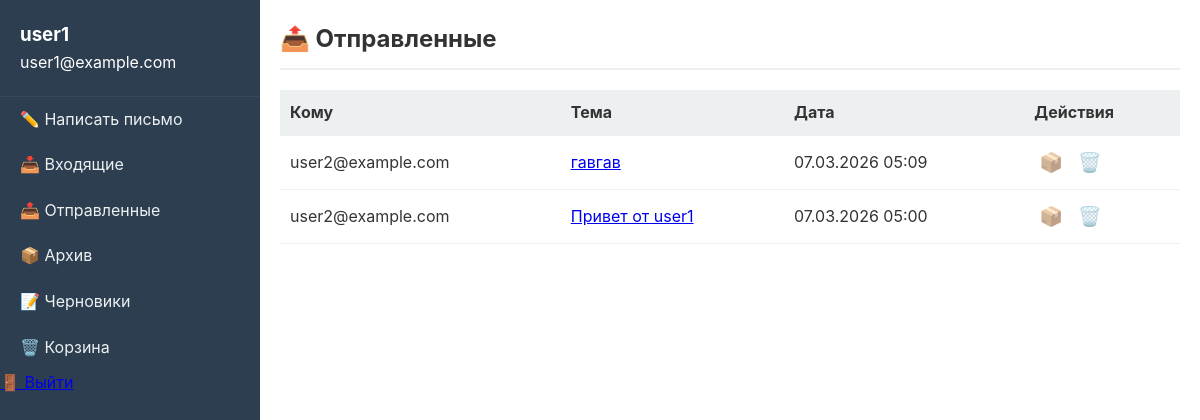
Page /outbox/ (signed in) on the earlier database version.
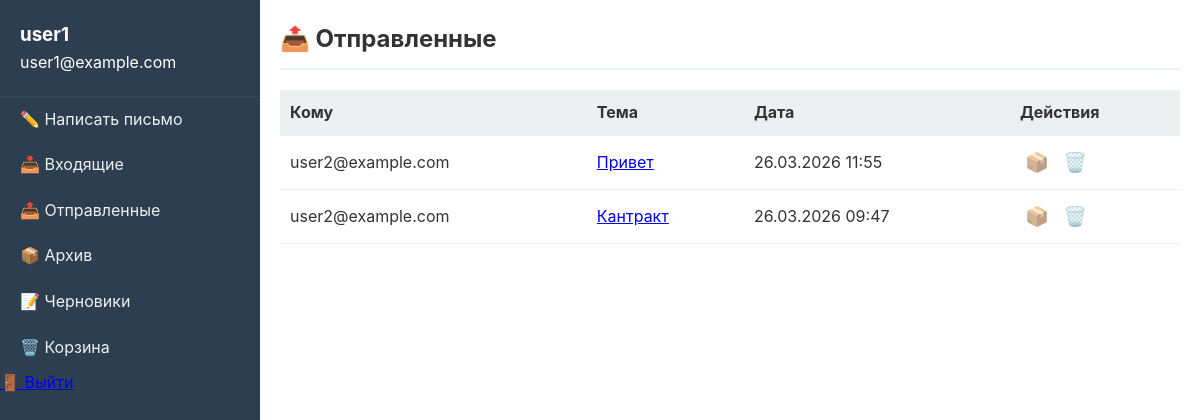
Same page on the later database version.
### mail/models.py (models this page shows)
class Email(models.Model):
    class Folder(models.TextChoices):
        INBOX = 'INBOX', 'Входящие'
        OUTBOX = 'OUTBOX', 'Исходящие'
        ARCHIVE = 'ARCHIVE', 'Архив'
        TRASH = 'TRASH', 'Корзина'
        DRAFTS = 'DRAFTS', 'Черновики'
    sender = models.ForeignKey(User, on_delete=models.CASCADE, related_name='sent_emails')
    recipients = models.ManyToManyField(User, related_name='received_emails')
    subject = models.CharField(max_length=255)
    body = models.TextField()
    created_at = models.DateTimeField(auto_now_add=True)
    sent_at = models.DateTimeField(null=True, blank=True)
    is_draft = models.BooleanField(default=False)

### mail/views.py (the view)
# urls.py: path('outbox/', views.outbox, name='outbox'),
@login_required
def outbox(request):
    emails = Email.objects.filter(
        sender=request.user,
        statuses__user=request.user,
        statuses__folder=Email.Folder.OUTBOX
    ).select_related('sender').order_by('-sent_at')
    return render(request, 'mail/outbox.html', {
        'emails': emails,
        'folder': 'outbox'
    })

### mail/templates/mail/outbox.html (shortened to what this page needs)
{% extends 'mail/base.html' %}
{% block content %}
<div class="folder-header">
    <h2>📤 Отправленные</h2>
</div>
{% if emails %}
<table class="email-list">
    <thead>
        <tr>
            <th>Кому</th>
            <th>Тема</th>
            <th>Дата</th>
            <th>Действия</th>
        </tr>
    </thead>
    <tbody>
        {% for email in emails %}
        <tr class="email-row" data-email-id="{{ email.id }}">
            <td class="recipients">
                {% for recipient in email.recipients.all %}
                    {{ recipient.email }}{% if not forloop.last %}, {% endif %}
                {% endfor %}
            </td>
            <td class="subject">
                <a href="{% url 'email_detail' email.id %}" class="email-link">
                    {{ email.subject }}
                </a>
            </td>
            <td class="date">{{ email.sent_at|date:"d.m.Y H:i" }}</td>
            <td class="actions">
                <button onclick="moveEmail({{ email.id }}, 'ARCHIVE')" class="btn-icon" title="В архив">📦</button>
                <button onclick="moveEmail({{ email.id }}, 'TRASH')" class="btn-icon" title="В корзину">🗑️</button>
            </td>
        </tr>
        {% endfor %}
    </tbody>
</table>
{% else %}
<div class="empty-folder">
    <p>Нет отправленных писем</p>
    <a href="{% url 'compose' %}" class="btn-primary">Написать письмо</a>
</div>
{% endif %}
{% endblock %}

Differences in the rows shown:
no longer on this page (row unchanged): Email: subject "гавгав", sent_at "07.03.2026 05:09"
no longer on this page (row unchanged): Email: subject "Привет от user1", sent_at "07.03.2026 05:00"
added Email: subject "Привет", sent_at "26.03.2026 11:55"
added Email: subject "Кантракт", sent_at "26.03.2026 09:47"
